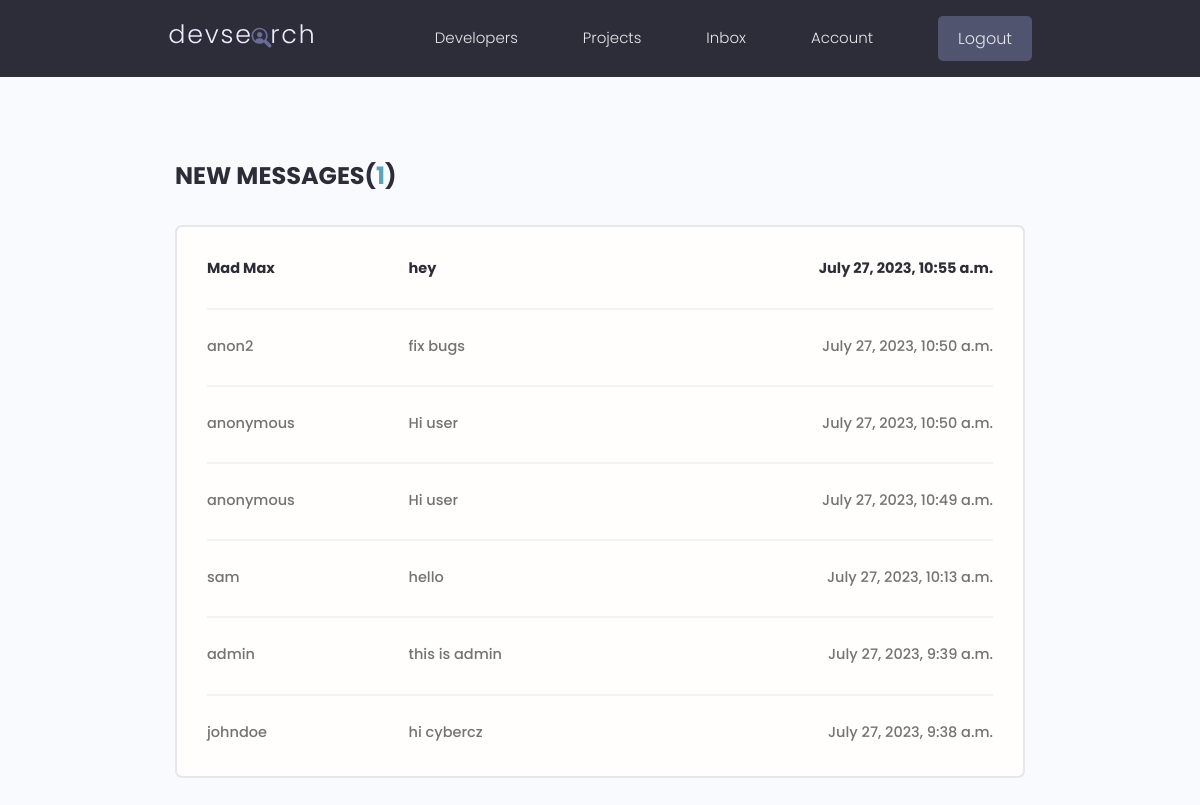
Page /inbox/ (signed in) on the earlier database version.
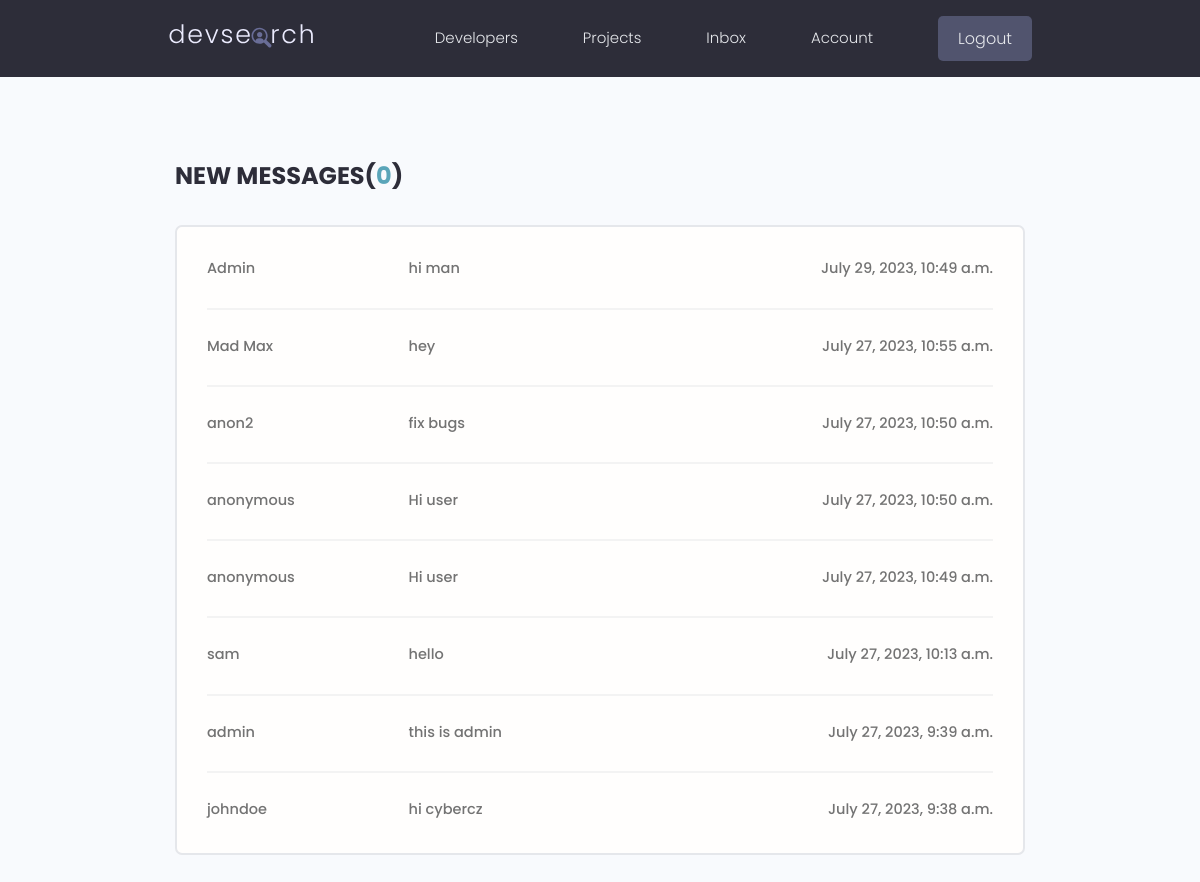
Same page on the later database version.
### users/models.py (models this page shows, shortened)
class Message(models.Model):
    sender=models.ForeignKey(Profile,on_delete=models.SET_NULL,null=True,blank=True)
    recipient=models.ForeignKey(Profile,on_delete=models.SET_NULL,null=True,blank=True,related_name="messages")
    name=models.CharField(max_length=200,null=True,blank=True)
    email=models.EmailField(max_length=200,null=True,blank=True)
    subject=models.CharField(max_length=200,null=True,blank=True)
    body=models.TextField()
    is_read=models.BooleanField(default=False,null=True)
    created=models.DateTimeField(auto_now_add=True)
    id=models.UUIDField(default=uuid.uuid4,unique=True,primary_key=True,editable=False)
    class Meta:
        ordering=['is_read','-created']

### users/views.py (the view)
# urls.py: path('inbox/',views.inbox,name="inbox"),
@login_required(login_url='login')
def inbox(request):
    profile=request.user.profile
    messageRequests=profile.messages.all()
    unreadCount=messageRequests.filter(is_read=False).count()
    context={'messageRequests':messageRequests,'unreadCount':unreadCount}
    return render(request,'users/inbox.html',context)

### users/templates/users/inbox.html
{% extends 'main.html' %}
{% block content %}
  <main class="inbox my-xl">
    <div class="content-box">
      <h3 class="inbox__title">New Messages(<span>{{unreadCount}}</span>)</h3>
      <ul class="messages">
        {% for message in messageRequests %}
        {% if message.is_read == False %}
          <li class="message message--unread">
        {% else %}
          <li class="message">
        {% endif %}
          <a href="{% url 'message' message.id %}">
            <span class="message__author">{{message.name}}</span>
            <span class="message__subject">{{message.subject}}</span>
            <span class="message__date">{{message.created}}</span>
          </a>
        </li>
        {% endfor %}
      </ul>
    </div>
  </main>
{% endblock content%}

Differences in the rows shown:
added Message: name "Admin", subject "hi man", created "July 29, 2023, 10:49 a.m."
changed Message "Mad Max": is_read False → True (drawn)
Other differences:
{{ unreadCount }}: "1" → "0"
